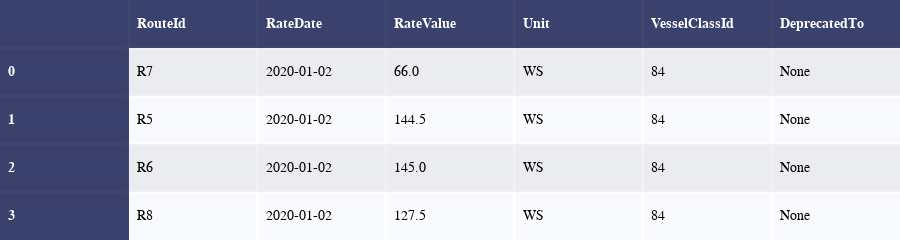

Notebook cell for this chart:
### Markdown cell above
#### Get the market rates
Now we can request the market rate on a given date for one of the routes we got in previous step or
for all routes matching this vessel class

### Code cell
from signal_ocean.market_rates import CargoId
market_rates_for_vlcc = mr_api.get_market_rates(date(2020, 1, 2),
                                                vessel_class_id=84,
                                                cargo_id=CargoId.DIRTY)
styled_table(create_dataframe(market_rates_for_vlcc))

### Figure 1 — Plotly figure (JSON) as saved in the notebook; plotly's stock layout.template omitted (floating-point values rounded to 4 significant figures)
{"data": [{"colorscale": [[0, "#00083e"], [0.5, "#ededee"], [1, "#ffffff"]], "hoverinfo": "none", "opacity": 0.75, "showscale": false, "z": [[0, 0, 0, 0, 0, 0, 0], [0, 0.5, 0.5, 0.5, 0.5, 0.5, 0.5], [0, 1, 1, 1, 1, 1, 1], [0, 0.5, 0.5, 0.5, 0.5, 0.5, 0.5], [0, 1, 1, 1, 1, 1, 1]], "type": "heatmap"}], "layout": {"annotations": [{"align": "left", "font": {"color": "#ffffff", "family": "Calibri", "size": 14}, "showarrow": false, "text": "<b></b>", "x": -0.45, "xanchor": "left", "xref": "x", "y": 0, "yref": "y"}, {"align": "left", "font": {"color": "#ffffff", "family": "Calibri", "size": 14}, "showarrow": false, "text": "<b>RouteId</b>", "x": 0.55, "xanchor": "left", "xref": "x", "y": 0, "yref": "y"}, {"align": "left", "font": {"color": "#ffffff", "family": "Calibri", "size": 14}, "showarrow": false, "text": "<b>RateDate</b>", "x": 1.55, "xanchor": "left", "xref": "x", "y": 0, "yref": "y"}, {"align": "left", "font": {"color": "#ffffff", "family": "Calibri", "size": 14}, "showarrow": false, "text": "<b>RateValue</b>", "x": 2.55, "xanchor": "left", "xref": "x", "y": 0, "yref": "y"}, {"align": "left", "font": {"color": "#ffffff", "family": "Calibri", "size": 14}, "showarrow": false, "text": "<b>Unit</b>", "x": 3.55, "xanchor": "left", "xref": "x", "y": 0, "yref": "y"}, {"align": "left", "font": {"color": "#ffffff", "family": "Calibri", "size": 14}, "showarrow": false, "text": "<b>VesselClassId</b>", "x": 4.55, "xanchor": "left", "xref": "x", "y": 0, "yref": "y"}, {"align": "left", "font": {"color": "#ffffff", "family": "Calibri", "size": 14}, "showarrow": false, "text": "<b>DeprecatedTo</b>", "x": 5.55, "xanchor": "left", "xref": "x", "y": 0, "yref": "y"}, {"align": "left", "font": {"color": "#ffffff", "family": "Calibri", "size": 14}, "showarrow": false, "text": "<b>0</b>", "x": -0.45, "xanchor": "left", "xref": "x", "y": 1, "yref": "y"}, {"align": "left", "font": {"color": "#000000", "family": "Calibri", "size": 14}, "showarrow": false, "text": "R7", "x": 0.55, "xanchor": "left", "xref": "x", "y": 1, "yref": "y"}, {"align": "left", "font": {"color": "#000000", "family": "Calibri", "size": 14}, "showarrow": false, "text": "2020-01-02", "x": 1.55, "xanchor": "left", "xref": "x", "y": 1, "yref": "y"}, {"align": "left", "font": {"color": "#000000", "family": "Calibri", "size": 14}, "showarrow": false, "text": "66.0", "x": 2.55, "xanchor": "left", "xref": "x", "y": 1, "yref": "y"}, {"align": "left", "font": {"color": "#000000", "family": "Calibri", "size": 14}, "showarrow": false, "text": "WS", "x": 3.55, "xanchor": "left", "xref": "x", "y": 1, "yref": "y"}, {"align": "left", "font": {"color": "#000000", "family": "Calibri", "size": 14}, "showarrow": false, "text": "84", "x": 4.55, "xanchor": "left", "xref": "x", "y": 1, "yref": "y"}, {"align": "left", "font": {"color": "#000000", "family": "Calibri", "size": 14}, "showarrow": false, "text": "None", "x": 5.55, "xanchor": "left", "xref": "x", "y": 1, "yref": "y"}, {"align": "left", "font": {"color": "#ffffff", "family": "Calibri", "size": 14}, "showarrow": false, "text": "<b>1</b>", "x": -0.45, "xanchor": "left", "xref": "x", "y": 2, "yref": "y"}, {"align": "left", "font": {"color": "#000000", "family": "Calibri", "size": 14}, "showarrow": false, "text": "R5", "x": 0.55, "xanchor": "left", "xref": "x", "y": 2, "yref": "y"}, {"align": "left", "font": {"color": "#000000", "family": "Calibri", "size": 14}, "showarrow": false, "text": "2020-01-02", "x": 1.55, "xanchor": "left", "xref": "x", "y": 2, "yref": "y"}, {"align": "left", "font": {"color": "#000000", "family": "Calibri", "size": 14}, "showarrow": false, "text": "144.5", "x": 2.55, "xanchor": "left", "xref": "x", "y": 2, "yref": "y"}, {"align": "left", "font": {"color": "#000000", "family": "Calibri", "size": 14}, "showarrow": false, "text": "WS", "x": 3.55, "xanchor": "left", "xref": "x", "y": 2, "yref": "y"}, {"align": "left", "font": {"color": "#000000", "family": "Calibri", "size": 14}, "showarrow": false, "text": "84", "x": 4.55, "xanchor": "left", "xref": "x", "y": 2, "yref": "y"}, {"align": "left", "font": {"color": "#000000", "family": "Calibri", "size": 14}, "showarrow": false, "text": "None", "x": 5.55, "xanchor": "left", "xref": "x", "y": 2, "yref": "y"}, {"align": "left", "font": {"color": "#ffffff", "family": "Calibri", "size": 14}, "showarrow": false, "text": "<b>2</b>", "x": -0.45, "xanchor": "left", "xref": "x", "y": 3, "yref": "y"}, {"align": "left", "font": {"color": "#000000", "family": "Calibri", "size": 14}, "showarrow": false, "text": "R6", "x": 0.55, "xanchor": "left", "xref": "x", "y": 3, "yref": "y"}, {"align": "left", "font": {"color": "#000000", "family": "Calibri", "size": 14}, "showarrow": false, "text": "2020-01-02", "x": 1.55, "xanchor": "left", "xref": "x", "y": 3, "yref": "y"}, {"align": "left", "font": {"color": "#000000", "family": "Calibri", "size": 14}, "showarrow": false, "text": "145.0", "x": 2.55, "xanchor": "left", "xref": "x", "y": 3, "yref": "y"}, {"align": "left", "font": {"color": "#000000", "family": "Calibri", "size": 14}, "showarrow": false, "text": "WS", "x": 3.55, "xanchor": "left", "xref": "x", "y": 3, "yref": "y"}, {"align": "left", "font": {"color": "#000000", "family": "Calibri", "size": 14}, "showarrow": false, "text": "84", "x": 4.55, "xanchor": "left", "xref": "x", "y": 3, "yref": "y"}, {"align": "left", "font": {"color": "#000000", "family": "Calibri", "size": 14}, "showarrow": false, "text": "None", "x": 5.55, "xanchor": "left", "xref": "x", "y": 3, "yref": "y"}, {"align": "left", "font": {"color": "#ffffff", "family": "Calibri", "size": 14}, "showarrow": false, "text": "<b>3</b>", "x": -0.45, "xanchor": "left", "xref": "x", "y": 4, "yref": "y"}, {"align": "left", "font": {"color": "#000000", "family": "Calibri", "size": 14}, "showarrow": false, "text": "R8", "x": 0.55, "xanchor": "left", "xref": "x", "y": 4, "yref": "y"}, {"align": "left", "font": {"color": "#000000", "family": "Calibri", "size": 14}, "showarrow": false, "text": "2020-01-02", "x": 1.55, "xanchor": "left", "xref": "x", "y": 4, "yref": "y"}, {"align": "left", "font": {"color": "#000000", "family": "Calibri", "size": 14}, "showarrow": false, "text": "127.5", "x": 2.55, "xanchor": "left", "xref": "x", "y": 4, "yref": "y"}, {"align": "left", "font": {"color": "#000000", "family": "Calibri", "size": 14}, "showarrow": false, "text": "WS", "x": 3.55, "xanchor": "left", "xref": "x", "y": 4, "yref": "y"}, {"align": "left", "font": {"color": "#000000", "family": "Calibri", "size": 14}, "showarrow": false, "text": "84", "x": 4.55, "xanchor": "left", "xref": "x", "y": 4, "yref": "y"}, {"align": "left", "font": {"color": "#000000", "family": "Calibri", "size": 14}, "showarrow": false, "text": "None", "x": 5.55, "xanchor": "left", "xref": "x", "y": 4, "yref": "y"}], "height": 200, "margin": {"b": 0, "l": 0, "r": 0, "t": 0}, "xaxis": {"dtick": 1, "gridwidth": 2, "showticklabels": false, "tick0": -0.5, "ticks": "", "zeroline": false}, "yaxis": {"autorange": "reversed", "dtick": 1, "gridwidth": 2, "showticklabels": false, "tick0": 0.5, "ticks": "", "zeroline": false}, "width": 900}}
